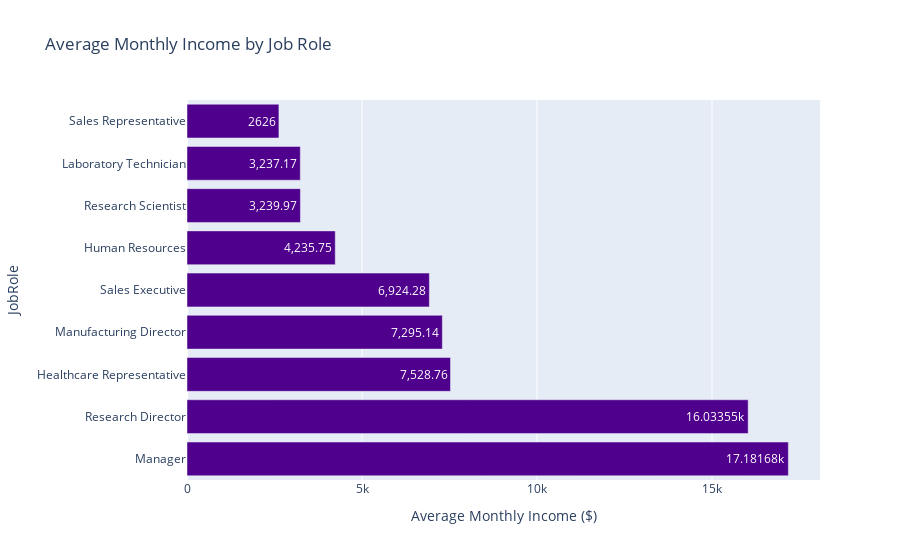

The code cell stored with this chart in its notebook:
### Markdown cell above
#### Using Python (Pandas) to execute and Plotly to visualize

### Code cell
fig = px.bar(
    avg_income_by_role,
    y='JobRole',
    x='MonthlyIncome',
    orientation='h',
    title='Average Monthly Income by Job Role',
    text_auto=True,
    color_discrete_sequence=['#4F008C']
)
fig.update_layout(xaxis_title="Average Monthly Income ($)")
fig.show()

### Figure 1 — Plotly figure (JSON) as saved in the notebook; plotly's stock layout.template omitted (floating-point values rounded to 4 significant figures)
{"data": [{"hovertemplate": "MonthlyIncome=%{x}<br>JobRole=%{y}<extra></extra>", "legendgroup": "", "marker": {"color": "#4F008C", "pattern": {"shape": ""}}, "name": "", "orientation": "h", "showlegend": false, "textposition": "auto", "texttemplate": "%{x}", "type": "bar", "x": [17180.0, 16030.0, 7529.0, 7295.0, 6924.0, 4236.0, 3240.0, 3237.0, 2626.0], "xaxis": "x", "y": ["Manager", "Research Director", "Healthcare Representative", "Manufacturing Director", "Sales Executive", "Human Resources", "Research Scientist", "Laboratory Technician", "Sales Representative"], "yaxis": "y"}], "layout": {"barmode": "relative", "legend": {"tracegroupgap": 0}, "title": {"text": "Average Monthly Income by Job Role"}, "xaxis": {"anchor": "y", "domain": [0, 1], "title": {"text": "Average Monthly Income ($)"}}, "yaxis": {"anchor": "x", "domain": [0, 1], "title": {"text": "JobRole"}}}}
